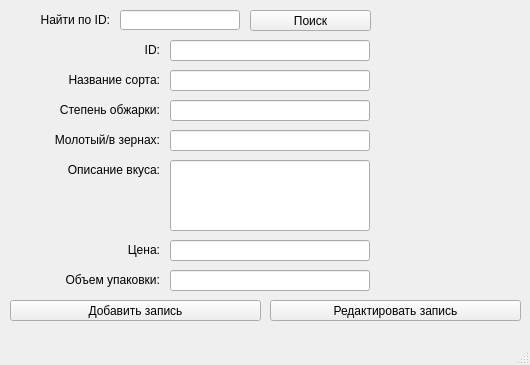
<?xml version="1.0" encoding="UTF-8"?>
<ui version="4.0">
 <class>MainWindow</class>
 <widget class="QMainWindow" name="MainWindow">
  <property name="geometry">
   <rect>
    <x>0</x>
    <y>0</y>
    <width>530</width>
    <height>365</height>
   </rect>
  </property>
  <property name="windowTitle">
   <string>Кофе</string>
  </property>
  <widget class="QWidget" name="centralwidget">
   <widget class="QLineEdit" name="print_zerna">
    <property name="geometry">
     <rect>
      <x>170</x>
      <y>130</y>
      <width>200</width>
      <height>21</height>
     </rect>
    </property>
   </widget>
   <widget class="QLineEdit" name="print_id">
    <property name="geometry">
     <rect>
      <x>170</x>
      <y>40</y>
      <width>200</width>
      <height>21</height>
     </rect>
    </property>
   </widget>
   <widget class="QLabel" name="label_3">
    <property name="geometry">
     <rect>
      <x>10</x>
      <y>100</y>
      <width>150</width>
      <height>20</height>
     </rect>
    </property>
    <property name="layoutDirection">
     <enum>Qt::LeftToRight</enum>
    </property>
    <property name="text">
     <string>Cтепень обжарки:</string>
    </property>
    <property name="alignment">
     <set>Qt::AlignRight|Qt::AlignTrailing|Qt::AlignVCenter</set>
    </property>
   </widget>
   <widget class="QLabel" name="label_7">
    <property name="geometry">
     <rect>
      <x>10</x>
      <y>270</y>
      <width>150</width>
      <height>20</height>
     </rect>
    </property>
    <property name="layoutDirection">
     <enum>Qt::LeftToRight</enum>
    </property>
    <property name="text">
     <string>Oбъем упаковки:</string>
    </property>
    <property name="alignment">
     <set>Qt::AlignRight|Qt::AlignTrailing|Qt::AlignVCenter</set>
    </property>
   </widget>
   <widget class="QLabel" name="image_l">
    <property name="geometry">
     <rect>
      <x>380</x>
      <y>9</y>
      <width>135</width>
      <height>280</height>
     </rect>
    </property>
    <property name="text">
     <string/>
    </property>
   </widget>
   <widget class="QLineEdit" name="print_name">
    <property name="geometry">
     <rect>
      <x>170</x>
      <y>70</y>
      <width>200</width>
      <height>21</height>
     </rect>
    </property>
   </widget>
   <widget class="QLabel" name="label">
    <property name="geometry">
     <rect>
      <x>10</x>
      <y>40</y>
      <width>150</width>
      <height>20</height>
     </rect>
    </property>
    <property name="layoutDirection">
     <enum>Qt::LeftToRight</enum>
    </property>
    <property name="text">
     <string>ID:</string>
    </property>
    <property name="alignment">
     <set>Qt::AlignRight|Qt::AlignTrailing|Qt::AlignVCenter</set>
    </property>
   </widget>
   <widget class="QLabel" name="label_2">
    <property name="geometry">
     <rect>
      <x>10</x>
      <y>70</y>
      <width>150</width>
      <height>20</height>
     </rect>
    </property>
    <property name="layoutDirection">
     <enum>Qt::LeftToRight</enum>
    </property>
    <property name="text">
     <string>Hазвание сорта:</string>
    </property>
    <property name="alignment">
     <set>Qt::AlignRight|Qt::AlignTrailing|Qt::AlignVCenter</set>
    </property>
   </widget>
   <widget class="QLineEdit" name="print_info">
    <property name="geometry">
     <rect>
      <x>170</x>
      <y>160</y>
      <width>200</width>
      <height>71</height>
     </rect>
    </property>
   </widget>
   <widget class="QLabel" name="label_5">
    <property name="geometry">
     <rect>
      <x>10</x>
      <y>160</y>
      <width>150</width>
      <height>20</height>
     </rect>
    </property>
    <property name="layoutDirection">
     <enum>Qt::LeftToRight</enum>
    </property>
    <property name="text">
     <string>Oписание вкуса:</string>
    </property>
    <property name="alignment">
     <set>Qt::AlignRight|Qt::AlignTrailing|Qt::AlignVCenter</set>
    </property>
   </widget>
   <widget class="QLabel" name="label_6">
    <property name="geometry">
     <rect>
      <x>10</x>
      <y>240</y>
      <width>150</width>
      <height>20</height>
     </rect>
    </property>
    <property name="layoutDirection">
     <enum>Qt::LeftToRight</enum>
    </property>
    <property name="text">
     <string>Цена:</string>
    </property>
    <property name="alignment">
     <set>Qt::AlignRight|Qt::AlignTrailing|Qt::AlignVCenter</set>
    </property>
   </widget>
   <widget class="QLineEdit" name="print_v">
    <property name="geometry">
     <rect>
      <x>170</x>
      <y>270</y>
      <width>200</width>
      <height>21</height>
     </rect>
    </property>
   </widget>
   <widget class="QLabel" name="label_4">
    <property name="geometry">
     <rect>
      <x>10</x>
      <y>130</y>
      <width>150</width>
      <height>20</height>
     </rect>
    </property>
    <property name="layoutDirection">
     <enum>Qt::LeftToRight</enum>
    </property>
    <property name="text">
     <string>Mолотый/в зернах:</string>
    </property>
    <property name="alignment">
     <set>Qt::AlignRight|Qt::AlignTrailing|Qt::AlignVCenter</set>
    </property>
   </widget>
   <widget class="QLineEdit" name="print_stepeni">
    <property name="geometry">
     <rect>
      <x>170</x>
      <y>100</y>
      <width>200</width>
      <height>21</height>
     </rect>
    </property>
   </widget>
   <widget class="QLineEdit" name="print_price">
    <property name="geometry">
     <rect>
      <x>170</x>
      <y>240</y>
      <width>200</width>
      <height>21</height>
     </rect>
    </property>
   </widget>
   <widget class="QLabel" name="label_9">
    <property name="geometry">
     <rect>
      <x>10</x>
      <y>10</y>
      <width>100</width>
      <height>20</height>
     </rect>
    </property>
    <property name="text">
     <string>Найти по ID:</string>
    </property>
    <property name="alignment">
     <set>Qt::AlignRight|Qt::AlignTrailing|Qt::AlignVCenter</set>
    </property>
   </widget>
   <widget class="QLineEdit" name="input_id">
    <property name="geometry">
     <rect>
      <x>120</x>
      <y>10</y>
      <width>120</width>
      <height>20</height>
     </rect>
    </property>
   </widget>
   <widget class="QPushButton" name="btn_poisk">
    <property name="geometry">
     <rect>
      <x>250</x>
      <y>10</y>
      <width>121</width>
      <height>21</height>
     </rect>
    </property>
    <property name="text">
     <string>Поиск</string>
    </property>
   </widget>
   <widget class="QPushButton" name="btn_add">
    <property name="geometry">
     <rect>
      <x>10</x>
      <y>300</y>
      <width>251</width>
      <height>21</height>
     </rect>
    </property>
    <property name="text">
     <string>Добавить запись</string>
    </property>
   </widget>
   <widget class="QPushButton" name="btn_redakt">
    <property name="geometry">
     <rect>
      <x>270</x>
      <y>300</y>
      <width>251</width>
      <height>21</height>
     </rect>
    </property>
    <property name="text">
     <string>Редактировать запись</string>
    </property>
   </widget>
  </widget>
  <widget class="QMenuBar" name="menubar">
   <property name="geometry">
    <rect>
     <x>0</x>
     <y>0</y>
     <width>530</width>
     <height>18</height>
    </rect>
   </property>
  </widget>
  <widget class="QStatusBar" name="statusbar"/>
 </widget>
 <resources/>
 <connections/>
</ui>
